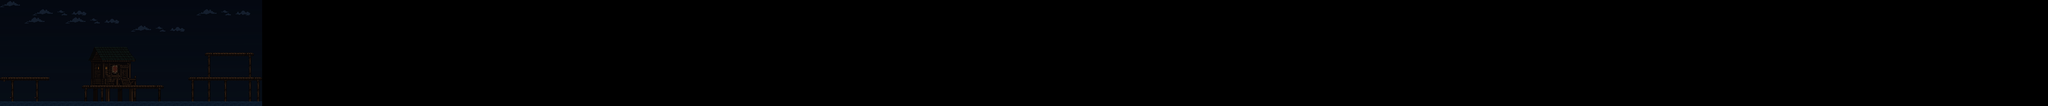

A level layout from a 2D game, rendered from its tile map. Below: a short description, then the map file with tile-grid data replaced by summaries:
An orthogonal 250x13 tile map with 16x16 px tiles, 3 tile layers (basePalos, suelo, casaLejanas), 3 tilesets, 3 image layers and 4 objects.

<map version="1.10" tiledversion="1.12.2" orientation="orthogonal" renderorder="right-down" width="250" height="13" tilewidth="16" tileheight="16" infinite="0" nextlayerid="12" nextobjectid="6">
 <tileset firstgid="1" source="../Tilesets/Props.tsx" />
 <tileset firstgid="145" source="../Tilesets/Enviroment.tsx" />
 <tileset firstgid="199" source="../Tilesets/puebloPesqueeroTileSet.tsx" />
 <imagelayer id="2" name="Capa de Imagen 1" locked="1" offsetx="0.08" offsety="0">
  <image source="../Tilesets/Cursed Fishing Village/Cursed Fishing Village/Background.png" width="512" height="235" />
 </imagelayer>
 <imagelayer id="3" name="Capa de Imagen 1" locked="1">
  <image source="../Tilesets/Cursed Fishing Village/Cursed Fishing Village/Background Gradient.png" width="512" height="235" />
 </imagelayer>
 <group id="9" name="Grupo 1">
  <imagelayer id="8" name="Capa de Imagen 1" offsetx="173.667" offsety="92.6667">
   <image source="../Tilesets/Cursed Fishing Village/Cursed Fishing Village/casa1.png" width="93" height="108" />
  </imagelayer>
 </group>
 <layer id="6" name="basePalos" width="250" height="13">
  <data>[3250 cells, 30 non-empty, 9 distinct tile ids]</data>
 </layer>
 <layer id="1" name="suelo" width="250" height="13">
  <data>[3250 cells, 47 non-empty, 6 distinct tile ids]</data>
 </layer>
 <layer id="4" name="casaLejanas" width="250" height="13">
  <data>[3250 cells, 66 non-empty, 9 distinct tile ids]</data>
 </layer>
 <objectgroup id="11" name="colisiones">
  <object id="2" x="0" y="160">
   <polygon points="0,0 0.9375,-7.125 3.5625,-8.8125 95.9091,-8.81818 96.1818,-2.45455" />
  </object>
  <object id="3" x="160.087" y="173.043">
   <polygon points="0,0 0.0869565,-5.13043 2.82609,-5.13043 2.91304,-6.04348 157.043,-6.13043 156.913,-5.30435 160.217,-5.21739 159.913,-0.217391 158.87,-0.0869565 158.826,0.73913" />
  </object>
  <object id="4" x="370" y="157.818">
   <polygon points="0,0 0.363636,-6 141.091,-6 140.909,-0.181818" />
  </object>
  <object id="5" x="401.455" y="105.273">
   <polygon points="0,0 -0.181818,3.63636 93.4545,4.54545 92.5455,-2.18182 -0.363636,-2.18182" />
  </object>
 </objectgroup>
</map>
